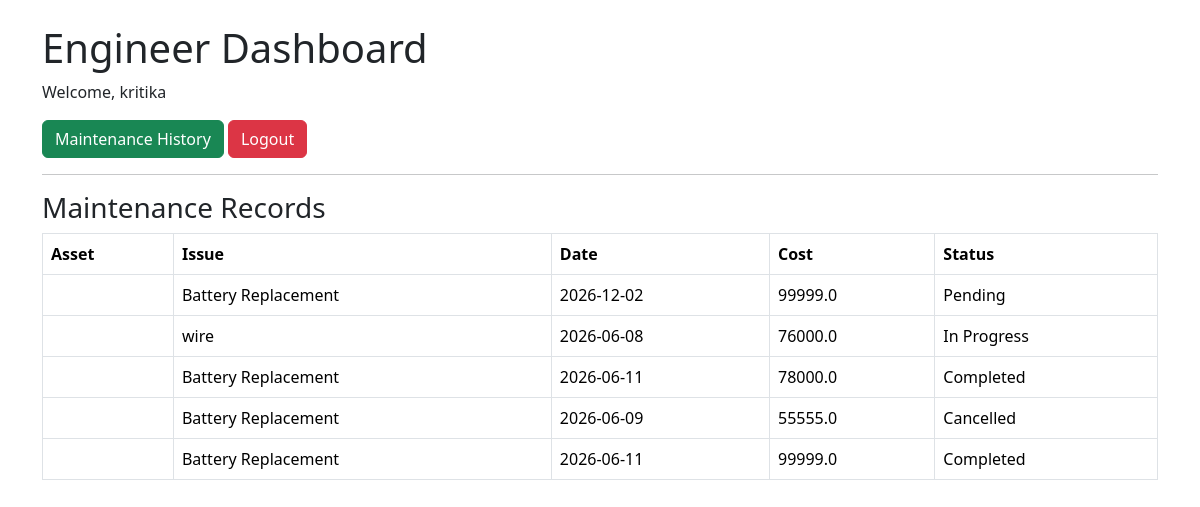
/engineer_dashboard (signed in), run on the app's committed database.
### app.py (models this page shows)
class User(db.Model, UserMixin):
    id = db.Column(
        db.Integer,
        primary_key=True
    )
    username = db.Column(
        db.String(100),
        unique=True,
        nullable=False
    )
    password = db.Column(
        db.String(200),
        nullable=False
    )
    role = db.Column(
        db.String(50),
        default="Employee"
    )

class Maintenance(db.Model):
    id = db.Column(
        db.Integer,
        primary_key=True
    )
    asset_id = db.Column(
        db.Integer,
        db.ForeignKey('asset.id')
    )
    issue = db.Column(
        db.String(200),
        nullable=False
    )
    date = db.Column(
        db.Date,
        nullable=False
    )
    cost = db.Column(
        db.Float,
        default=0
    )
    status = db.Column(
        db.String(50),
        default="Pending"
    )
    asset = db.relationship(
        'Asset',
        backref='maintenance'
    )

### app.py (the view)
@app.route('/engineer_dashboard')
@login_required
def engineer_dashboard():
    if current_user.role != "Engineer":
        return "Access Denied"
    records = Maintenance.query.all()
    return render_template(
        'engineer_dashboard.html',
        records=records
    )

### app.py (called while the page is built)
@login_manager.user_loader
def load_user(user_id):
    return db.session.get(
        User,
        int(user_id)
    )

### templates/engineer_dashboard.html (shortened to what this page needs)
<!DOCTYPE html>
<html>
<head>
    <link href="https://cdn.jsdelivr.net/npm/bootstrap@5.3.3/dist/css/bootstrap.min.css" rel="stylesheet">
</head>
<body>
<div class="container mt-4">
    <h1>Engineer Dashboard</h1>
    <p>Welcome, {{ current_user.username }}</p>
    <a href="/maintenance_history" class="btn btn-success">
        Maintenance History
    </a>
    <a href="/logout" class="btn btn-danger">
        Logout
    </a>
    <hr>
    <h3>Maintenance Records</h3>
    <table class="table table-bordered">
        <tr>
            <th>Asset</th>
            <th>Issue</th>
            <th>Date</th>
            <th>Cost</th>
            <th>Status</th>
        </tr>
        {% for r in records %}
        <tr>
            <td>{{ r.asset.name }}</td>
            <td>{{ r.issue }}</td>
            <td>{{ r.date }}</td>
            <td>{{ r.cost }}</td>
            <td>{{ r.status }}</td>
        </tr>
        {% endfor %}
    </table>
</div>
</body>
</html>

### data on the page
User: username "kritika"
Maintenance: issue "Battery Replacement", date "2026-12-02", cost "99999.0", status "Pending"
Maintenance: issue "wire", date "2026-06-08", cost "76000.0", status "In Progress"
Maintenance: issue "Battery Replacement", date "2026-06-11", cost "78000.0", status "Completed"
Maintenance: issue "Battery Replacement", date "2026-06-09", cost "55555.0", status "Cancelled"
Maintenance: issue "Battery Replacement", date "2026-06-11", cost "99999.0", status "Completed"
